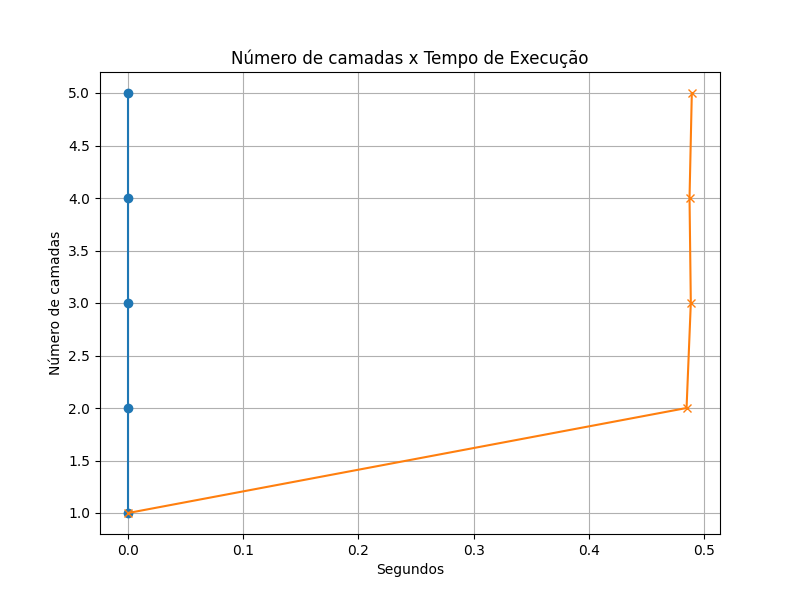

Python code for this plot:
import time
from multiprocessing import Process, Value
import matplotlib.pyplot as plt

class Node:
    def __init__(self, value):
        self.value = value
        self.left = None
        self.right = None

def search_subtree(node, target, found):
    if node is None or found.value:
        return
    if node.value == target:
        found.value = True
        return
    search_subtree(node.left, target, found)
    search_subtree(node.right, target, found)

def parallel_search(root, target):
    inicio = time.time()
    if root.value == target:
        fim = time.time()
        return True, fim - inicio
    found = Value('b', False)
    left_proc = Process(target=search_subtree, args=(root.left, target, found))
    right_proc = Process(target=search_subtree, args=(root.right, target, found))

    left_proc.start()
    right_proc.start()
    left_proc.join()
    right_proc.join()

    fim = time.time()
    if found.value == 1:
        return True, fim - inicio
    else:
        return False, fim - inicio


def search_aux(current, value):
    if current is None:
        return False
    if current.value == value:
        return True
    if value < current.value:
        return search_aux(current.left, value)
    else:
        return search_aux(current.right, value)

def search(current, value):
    inicio = time.time()
    result = search_aux(current, value)
    fim = time.time()
    return result, fim - inicio



if __name__ == "__main__":
    root = Node(10)
    root.left = Node(5)
    root.right = Node(15)
    root.left.left = Node(3)
    root.left.right = Node(7)
    root.right.left = Node(12)
    root.right.right = Node(18)
    root.left.left.left = Node(1)
    root.left.left.right = Node(4)
    root.left.right.left = Node(6)
    root.left.right.right = Node(8)
    root.right.left.left = Node(11)
    root.right.left.right = Node(13)
    root.right.right.left = Node(16)
    root.right.right.right = Node(20)
    root.left.left.left.left = Node(0)
    root.left.left.left.right = Node(2)
    root.right.right.right.left = Node(19)
    root.right.right.right.right = Node(21)

    tempos_paralell = [0]*5
    tempos_seq = [0]*5

    tempos_paralell[0] = parallel_search(root, 10)[1]
    tempos_seq[0] = search(root, 10)[1]

    tempos_paralell[1] = parallel_search(root, 5)[1]
    tempos_seq[1] = search(root, 5)[1]

    tempos_paralell[2] = parallel_search(root, 3)[1]
    tempos_seq[2] = search(root, 3)[1]

    tempos_paralell[3] = parallel_search(root, 1)[1]
    tempos_seq[3] = search(root, 1)[1]

    tempos_paralell[4] = parallel_search(root, 0)[1]
    tempos_seq[4] = search(root, 0)[1]

    plt.figure(figsize=(8, 6))
    plt.plot(tempos_seq, [i for i in range(1, 6)], marker='o')
    plt.plot(tempos_paralell, [i for i in range(1, 6)], marker='x')
    plt.title('Número de camadas x Tempo de Execução')
    plt.xlabel('Segundos')
    plt.ylabel('Número de camadas')
    plt.grid(True)
    plt.savefig("tp2_ex52.png")



